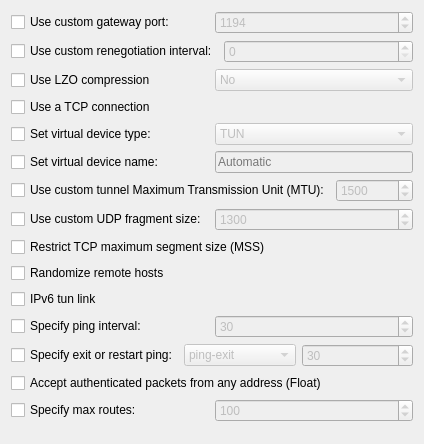
     <widget class="QWidget" name="generalTab">
      <attribute name="title">
       <string>General</string>
      </attribute>
      <layout class="QVBoxLayout" name="verticalLayout_2">
       <item>
        <layout class="QHBoxLayout" name="horizontalLayout_2">
         <item>
          <widget class="QCheckBox" name="chkCustomPort">
           <property name="toolTip">
            <string>TCP/UDP port number for peer. (Default value when there is no port for gateway).</string>
           </property>
           <property name="text">
            <string>Use custom gateway port:</string>
           </property>
          </widget>
         </item>
         <item>
          <widget class="QSpinBox" name="sbCustomPort">
           <property name="enabled">
            <bool>false</bool>
           </property>
           <property name="toolTip">
            <string>TCP/UDP port number for peer. (Default value when there is no port for gateway).</string>
           </property>
           <property name="specialValueText">
            <string comment="like in use Automatic configuration">Automatic</string>
           </property>
           <property name="minimum">
            <number>1</number>
           </property>
           <property name="maximum">
            <number>65535</number>
           </property>
           <property name="value">
            <number>1194</number>
           </property>
          </widget>
         </item>
        </layout>
       </item>
       <item>
        <layout class="QHBoxLayout" name="horizontalLayout_9">
         <item>
          <widget class="QCheckBox" name="chkUseCustomReneg">
           <property name="toolTip">
            <string>Renegotiate data channel key after the specified number of seconds.</string>
           </property>
           <property name="text">
            <string>Use custom renegotiation interval:</string>
           </property>
          </widget>
         </item>
         <item>
          <widget class="QSpinBox" name="sbCustomReneg">
           <property name="enabled">
            <bool>false</bool>
           </property>
           <property name="toolTip">
            <string>Renegotiate data channel key after the specified number of seconds.</string>
           </property>
           <property name="maximum">
            <number>604800</number>
           </property>
          </widget>
         </item>
        </layout>
       </item>
       <item>
        <layout class="QHBoxLayout" name="horizontalLayout_12">
         <item>
          <widget class="QCheckBox" name="chkUseLZO">
           <property name="toolTip">
            <string>Use fast LZO compression.</string>
           </property>
           <property name="text">
            <string>Use LZO compression</string>
           </property>
          </widget>
         </item>
         <item>
          <widget class="QComboBox" name="cmbUseLZO">
           <property name="enabled">
            <bool>false</bool>
           </property>
           <property name="toolTip">
            <string>Use fast LZO compression.</string>
           </property>
           <item>
            <property name="text">
             <string>No</string>
            </property>
           </item>
           <item>
            <property name="text">
             <string>Yes</string>
            </property>
           </item>
           <item>
            <property name="text">
             <string>Adaptive</string>
            </property>
           </item>
          </widget>
         </item>
        </layout>
       </item>
       <item>
        <widget class="QCheckBox" name="chkUseTCP">
         <property name="toolTip">
          <string>Use TCP for communicating with remote host.</string>
         </property>
         <property name="text">
          <string>Use a TCP connection</string>
         </property>
        </widget>
       </item>
       <item>
        <layout class="QHBoxLayout" name="horizontalLayout_10">
         <item>
          <widget class="QCheckBox" name="chkUseVirtualDeviceType">
           <property name="toolTip">
            <string>Explicitly set virtual device type (TUN/TAP).</string>
           </property>
           <property name="text">
            <string>Set virtual device type:</string>
           </property>
          </widget>
         </item>
         <item>
          <widget class="QComboBox" name="cmbDeviceType">
           <property name="enabled">
            <bool>false</bool>
           </property>
           <property name="toolTip">
            <string>Explicitly set virtual device type (TUN/TAP).</string>
           </property>
           <item>
            <property name="text">
             <string>TUN</string>
            </property>
           </item>
           <item>
            <property name="text">
             <string>TAP</string>
            </property>
           </item>
          </widget>
         </item>
        </layout>
       </item>
       <item>
        <layout class="QHBoxLayout" name="horizontalLayout_11">
         <item>
          <widget class="QCheckBox" name="chkUseVirtualDeviceName">
           <property name="toolTip">
            <string>Use custom name for TUN/TAP virtual device (instead of default &quot;tun&quot; or &quot;tap&quot;).</string>
           </property>
           <property name="text">
            <string>Set virtual device name:</string>
           </property>
          </widget>
         </item>
         <item>
          <widget class="QLineEdit" name="leVirtualDeviceName">
           <property name="enabled">
            <bool>false</bool>
           </property>
           <property name="sizePolicy">
            <sizepolicy hsizetype="Preferred" vsizetype="Fixed">
             <horstretch>0</horstretch>
             <verstretch>0</verstretch>
            </sizepolicy>
           </property>
           <property name="toolTip">
            <string>Use custom name for TUN/TAP virtual device (instead of default &quot;tun&quot; or &quot;tap&quot;).</string>
           </property>
           <property name="placeholderText">
            <string>Automatic</string>
           </property>
          </widget>
         </item>
        </layout>
       </item>
       <item>
        <layout class="QHBoxLayout" name="horizontalLayout_7">
         <item>
          <widget class="QCheckBox" name="chkMtu">
           <property name="toolTip">
            <string>Take the TUN device MTU to be specified value and derive the link MTU from it.</string>
           </property>
           <property name="text">
            <string>Use custom tunnel Maximum Transmission Unit (MTU):</string>
           </property>
          </widget>
         </item>
         <item>
          <widget class="QSpinBox" name="sbMtu">
           <property name="enabled">
            <bool>false</bool>
           </property>
           <property name="toolTip">
            <string>Take the TUN device MTU to be specified value and derive the link MTU from it.</string>
           </property>
           <property name="specialValueText">
            <string comment="like in use Automatic configuration">Automatic</string>
           </property>
           <property name="minimum">
            <number>1</number>
           </property>
           <property name="maximum">
            <number>65535</number>
           </property>
           <property name="value">
            <number>1500</number>
           </property>
          </widget>
         </item>
        </layout>
       </item>
       <item>
        <layout class="QHBoxLayout" name="horizontalLayout_8">
         <item>
          <widget class="QCheckBox" name="chkCustomFragmentSize">
           <property name="toolTip">
            <string>Enable internal datagram fragmentation with this maximum size.</string>
           </property>
           <property name="text">
            <string>Use custom UDP fragment size:</string>
           </property>
          </widget>
         </item>
         <item>
          <widget class="QSpinBox" name="sbCustomFragmentSize">
           <property name="enabled">
            <bool>false</bool>
           </property>
           <property name="toolTip">
            <string>Enable internal datagram fragmentation with this maximum size.</string>
           </property>
           <property name="specialValueText">
            <string comment="like in use Automatic configuration">Automatic</string>
           </property>
           <property name="maximum">
            <number>65535</number>
           </property>
           <property name="value">
            <number>1300</number>
           </property>
          </widget>
         </item>
        </layout>
       </item>
       <item>
        <widget class="QCheckBox" name="chkMssRestrict">
         <property name="toolTip">
          <string>Restrict tunnel TCP maximum segment size.</string>
         </property>
         <property name="text">
          <string>Restrict TCP maximum segment size (MSS)</string>
         </property>
        </widget>
       </item>
       <item>
        <widget class="QCheckBox" name="chkRandRemHosts">
         <property name="toolTip">
          <string>Randomize the order of gateways list (remote) as a kind of basic load-
balancing measure.</string>
         </property>
         <property name="text">
          <string>Randomize remote hosts</string>
         </property>
        </widget>
       </item>
       <item>
        <widget class="QCheckBox" name="chkIpv6TunLink">
         <property name="toolTip">
          <string>Build a tun link capable of forwarding IPv6 traffic.</string>
         </property>
         <property name="text">
          <string>IPv6 tun link</string>
         </property>
        </widget>
       </item>
       <item>
        <layout class="QHBoxLayout" name="horizontalLayout_13">
         <item>
          <widget class="QCheckBox" name="chkPingInterval">
           <property name="toolTip">
            <string>Ping remote over the TCP/UDP control channel if no packets have been sent for at least n seconds.</string>
           </property>
           <property name="text">
            <string>Specify ping interval:</string>
           </property>
          </widget>
         </item>
         <item>
          <widget class="QSpinBox" name="sbPingInterval">
           <property name="enabled">
            <bool>false</bool>
           </property>
           <property name="toolTip">
            <string>Ping remote over the TCP/UDP control channel if no packets have been sent for at least n seconds.</string>
           </property>
           <property name="minimum">
            <number>1</number>
           </property>
           <property name="maximum">
            <number>65535</number>
           </property>
           <property name="value">
            <number>30</number>
           </property>
          </widget>
         </item>
        </layout>
       </item>
       <item>
        <layout class="QHBoxLayout" name="horizontalLayout_15">
         <item>
          <widget class="QCheckBox" name="chkSpecifyExitRestartPing">
           <property name="toolTip">
            <string>Exit or restart after n seconds pass without reception of a ping or other packet from remote.</string>
           </property>
           <property name="text">
            <string>Specify exit or restart ping:</string>
           </property>
          </widget>
         </item>
         <item>
          <widget class="QComboBox" name="cbSpecifyExitRestartPing">
           <property name="enabled">
            <bool>false</bool>
           </property>
           <property name="toolTip">
            <string>Exit or restart after n seconds pass without reception of a ping or other packet from remote.</string>
           </property>
           <item>
            <property name="text">
             <string>ping-exit</string>
            </property>
           </item>
           <item>
            <property name="text">
             <string>ping-restart</string>
            </property>
           </item>
          </widget>
         </item>
         <item>
          <widget class="QSpinBox" name="sbSpecifyExitRestartPing">
           <property name="enabled">
            <bool>false</bool>
           </property>
           <property name="toolTip">
            <string>Exit or restart after n seconds pass without reception of a ping or other packet from remote.</string>
           </property>
           <property name="minimum">
            <number>1</number>
           </property>
           <property name="maximum">
            <number>65535</number>
           </property>
           <property name="value">
            <number>30</number>
           </property>
          </widget>
         </item>
        </layout>
       </item>
       <item>
        <widget class="QCheckBox" name="chkAcceptAuthenticatedPackets">
         <property name="toolTip">
          <string>Allow remote peer to change its IP address and/or port number such as due to
DHCP (this is the default if --remote is not used). --float when specified with --remote
allows an Wireguard session to initially connect to a peer at a known address,
however if packets arrive from a new address and pass all authentication tests, the
new address will take control of the session. This is useful when you are connecting
to a peer which holds a dynamic address such as a dial-in user or DHCP client.


Essentially, --float tells Wireguard to accept authenticated packets from any address,
not only the address which was specified in the --remote option.</string>
         </property>
         <property name="text">
          <string>Accept authenticated packets from any address (Float)</string>
         </property>
        </widget>
       </item>
       <item>
        <layout class="QHBoxLayout" name="horizontalLayout_16">
         <item>
          <widget class="QCheckBox" name="chkMaxRoutes">
           <property name="toolTip">
            <string>Specify the maximum number of routes the server is allowed to specify.</string>
           </property>
           <property name="text">
            <string>Specify max routes:</string>
           </property>
          </widget>
         </item>
         <item>
          <widget class="QSpinBox" name="sbMaxRoutes">
           <property name="enabled">
            <bool>false</bool>
           </property>
           <property name="toolTip">
            <string>Specify the maximum number of routes the server is allowed to specify.</string>
           </property>
           <property name="maximum">
            <number>100000000</number>
           </property>
           <property name="value">
            <number>100</number>
           </property>
          </widget>
         </item>
        </layout>
       </item>
       <item>
        <spacer name="verticalSpacer_5">
         <property name="orientation">
          <enum>Qt::Vertical</enum>
         </property>
         <property name="sizeHint" stdset="0">
          <size>
           <width>303</width>
           <height>11</height>
          </size>
         </property>
        </spacer>
       </item>
      </layout>
     </widget>
